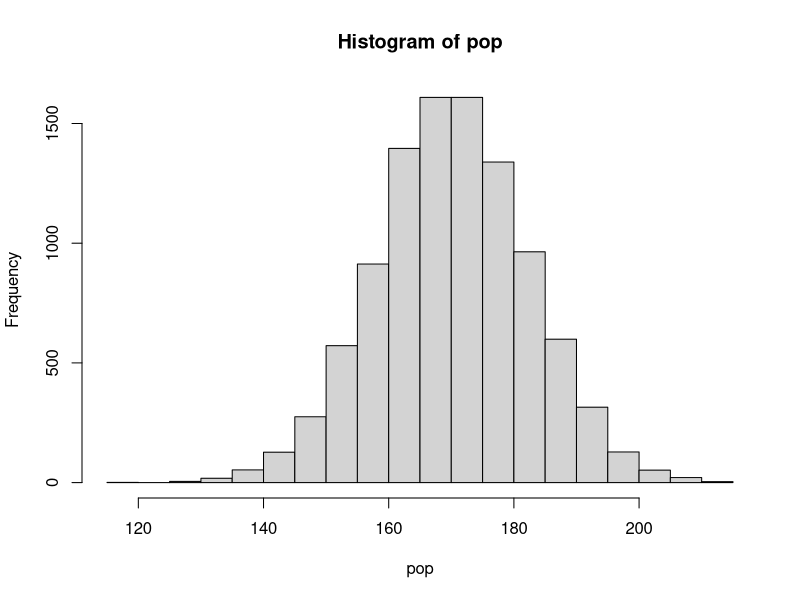
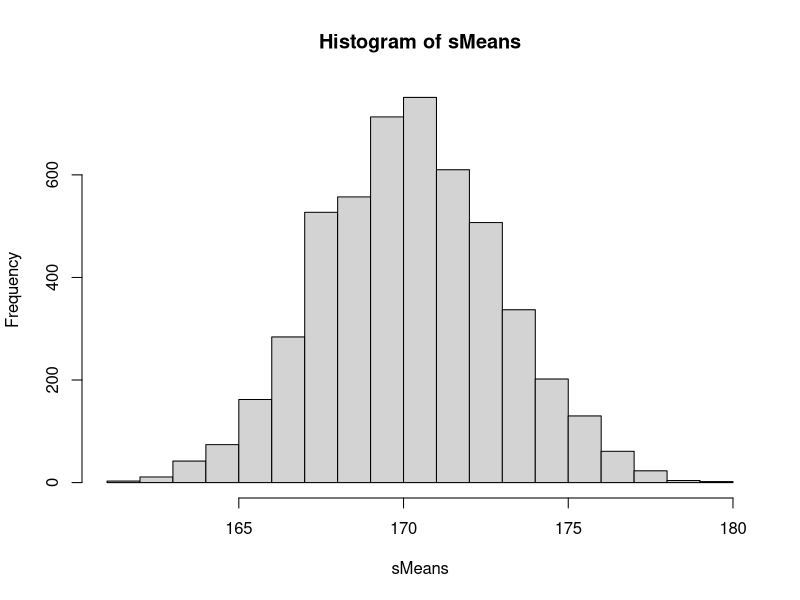
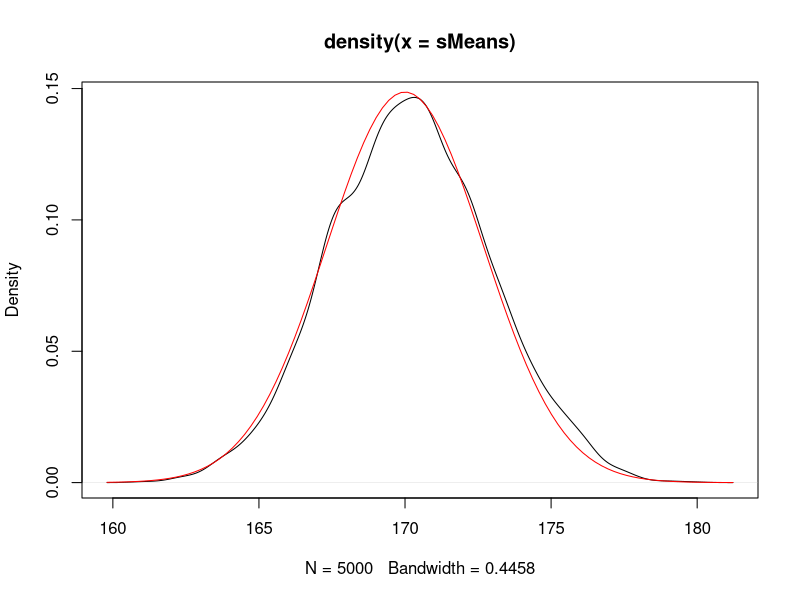

Recreate these plots in R, in order.

# here's our population
pop <- rnorm(10000, 170, 12)
# pop <- runif(10000, 120, 210)

# the population:
hist(pop)

# function which samples n people from pop
# and calculates the mean height
newsamplemean <- function(n=20){
  mean(sample(pop, size = n))
}

# we get a new sample each time
newsamplemean()
newsamplemean()
newsamplemean()

# imagine that we do it 5000 times
sMeans <- replicate(5000, newsamplemean())

# the means of all the different samples are centered on the population mean
hist(sMeans)
plot(density(sMeans))

curve(dnorm(x, mean = 170, sd = 12/sqrt(20)), 
      add = TRUE, col = "red")

# CLT!
# if you try and estimate the mean of a population by sampling repeatedly, it doesn't really matter what shape the distribution of the population has, you're going to get a normal distribution of the sample means.  